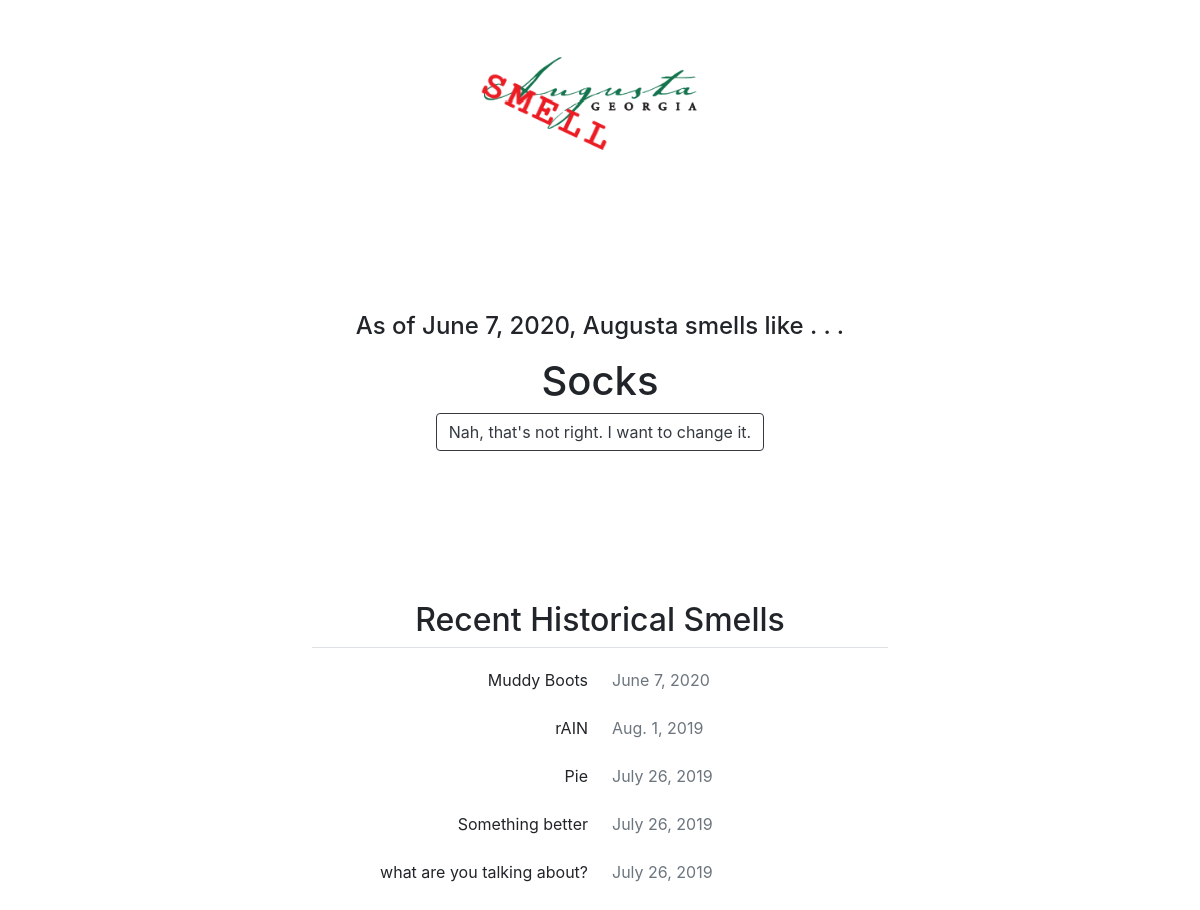
Before: / with the older database file.
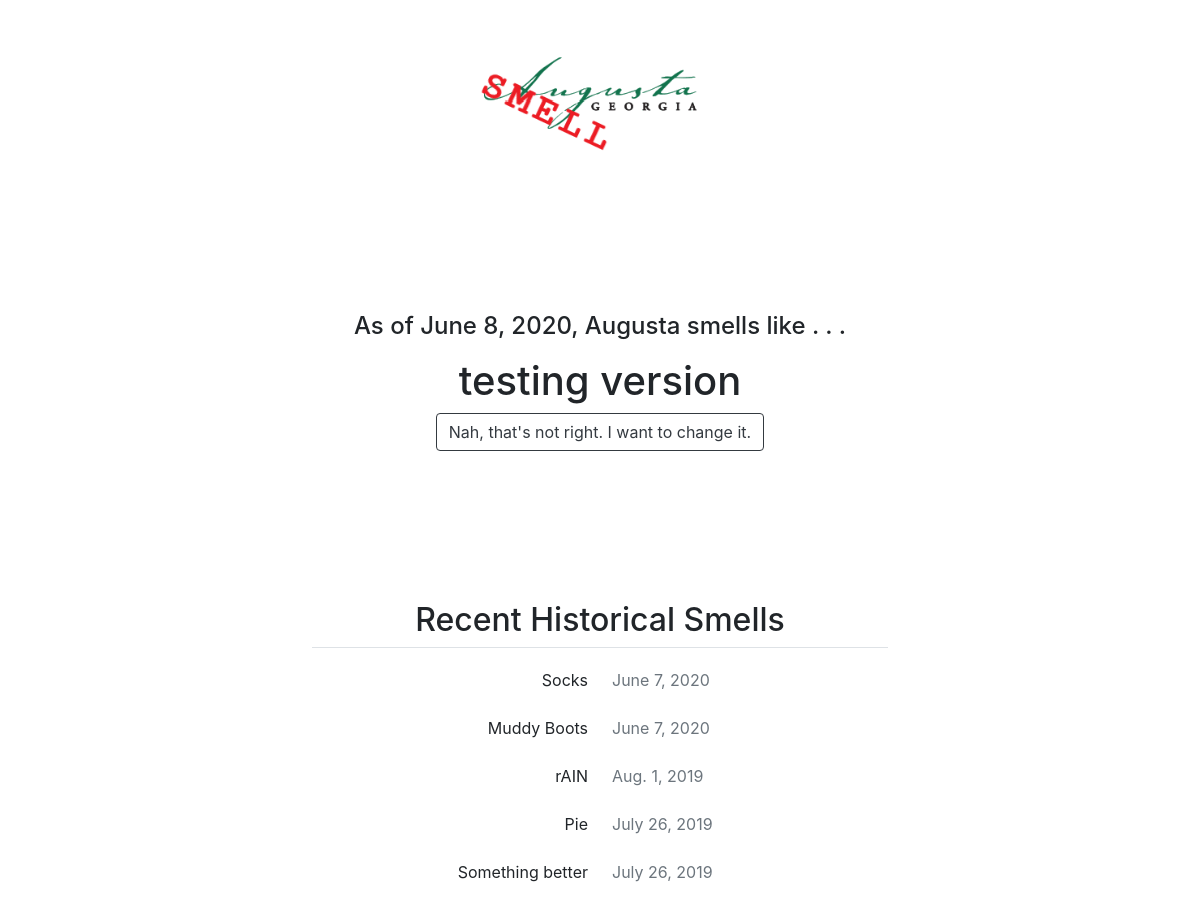
After: the same page with the newer database file.
### smell/models.py (models this page shows, shortened)
class Smell(models.Model):
    smell = models.CharField(max_length=50)
    updated_datetime = models.DateField()

### smell/views.py (the view)
# urls.py: url(r'^$', views.index, name='index'),
def index(request):
    date = datetime.now()
    smell = "Rain"
    current_smell = Smell.objects.order_by('-pk')[0]
    last_five_smells = Smell.objects.order_by('-pk')[1:6]
    return render(request, 'smell/smell.html', {'date' : current_smell.updated_datetime, 'smell' : current_smell.smell, 'smell_history' : last_five_smells})

### smell/templates/smell/smell.html
{% extends 'base.html' %}
{% block content %}
	<h4 class="text-center" style="padding-top:150px">As of {{date}}, Augusta smells like . . .</h4>
	<h1 class="text-center pt-2">{{smell}}</h1>
	<div class="row justify-content-center">
		<a class= "text-center btn btn-outline-dark" style="text-align: center;" href="{% url 'update' %}">Nah, that's not right.  I want to change it.</a>
	</div>
	<h2 class="text-center pb-2 border-bottom" style="padding-top:150px;margin-left:auto;margin-right:auto;width:50%">Recent Historical Smells</h2>
	<table class="table table-borderless">
		<tbody>
			{% for smell in smell_history %}
			<tr>
				<td class="text-right" style="width:50%">{{smell.smell}}</td>
				<td class="text-muted">{{smell.updated_datetime}}</td>
			</tr>
			{% endfor %}
		</tbody>
	</table>
{% endblock content %}

Changed rows visible on the page:
no longer on this page (row unchanged): Smell: smell "what are you talking about?", updated_datetime "July 26, 2019"
added Smell: updated_datetime "June 8, 2020", smell "testing version"
now on one of the page's lists (row unchanged): Smell: smell "Socks", updated_datetime "June 7, 2020"
Other visible differences:
{{ date }}: "June 7, 2020" → "June 8, 2020"
{{ smell }}: "Socks" → "testing version"
